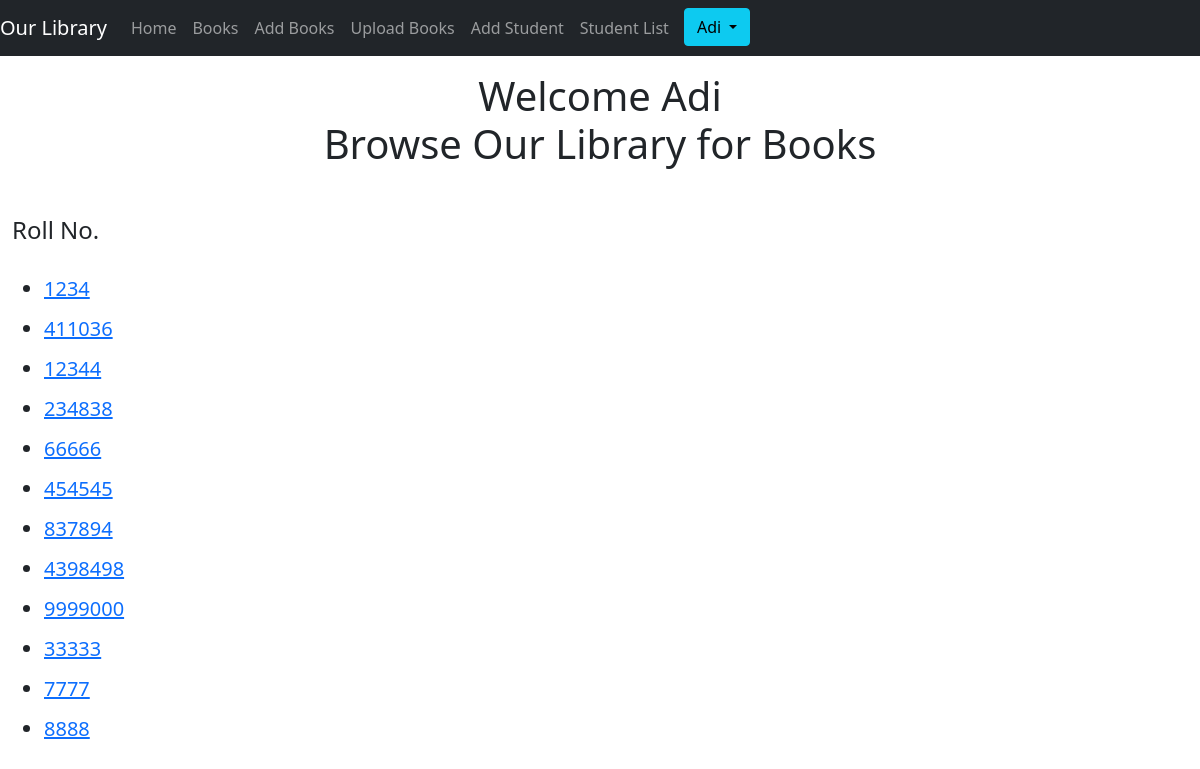
/studentlist/ (signed in), run on the app's committed database.
### app/models.py (models this page shows, shortened)
class Student(models.Model):
    name = models.CharField(max_length=100)
    roll_no = models.CharField(max_length=10,unique=True)
    email = models.EmailField(unique=True)
    phone_no = models.CharField(max_length=10,unique=True)
    total_books_due = models.IntegerField(default=0)
    img = models.ImageField(upload_to = 'profile')

### app/views.py (the view)
# urls.py: path('studentlist/', views.StudentList, name='studentlist'),
@login_required
def StudentList(request):
    students = Student.objects.all()
    return render(request,"student_list.html",{"students":students})

### templates/student_list.html
{% extends 'home.html' %}
{% block content %}
    <div class="bg bg-white">
        <h4>Roll No.</h4><br>
        {% for s in students %}
            <ul>
                <h5><li><a href="{% url 'studentdetail' pk=s.id %}">{{ s.roll_no }}</a></li></h5>
            </ul>
        {% endfor %}
    </div>
{% endblock %}

### templates/home.html (shortened to what this page needs)
{% load static %}
<!doctype html>
<html lang="en">
  <head>
    <link href="https://cdn.jsdelivr.net/npm/bootstrap@5.1.0/dist/css/bootstrap.min.css" rel="stylesheet">
  </head>
  <body>
    <nav class="navbar navbar-expand-md navbar-dark fixed-top bg-dark">
        <a class="navbar-brand" href="{% url 'home' %}">Our Library</a>
        <div class="collapse navbar-collapse" id="navbarNav">
          <ul class="navbar-nav">
            <li class="nav-item active">
              <a class="nav-link" href="{% url 'home' %}">Home</a>
            </li>
            <li class="nav-item active">
              <a class="nav-link" href="{% url 'booklist' %}">Books</a>
            </li>
            {%if request.user.is_authenticated%}
            <li class="nav-item active">
              <a class="nav-link" href="{%url 'bookcreate'%}">Add Books</a>
            </li>
            <li class="nav-item active">
              <a class="nav-link" href="{%url 'bookupload'%}">Upload Books</a>
            </li>
            <li class="nav-item active">
              <a class="nav-link" href="{%url 'studentcreate'%}">Add Student</a>
            </li>
            <li class="nav-item active">
              <a class="nav-link" href="{%url 'studentlist'%}">Student List</a>
            </li>
            <div class="dropdown float" style="margin-left: 7px;">
              <button type="button" class="btn btn-info dropdown-toggle" data-toggle="dropdown">
                {{ request.user }}
              </button>
            </div>
            {%endif%}
          </ul>
        </div>
        <br>
      </nav>
      <br>
      <br>
      <br>
    <div class="container bg bg-white">
        <center>
            <h1>
               Welcome {%if request.user.is_authenticated%} {{ request.user }}<br>
                Browse Our Library for Books{%else%}Visitor{%endif%}
            </h1>
        </center>
    </div>
    <div class="row mt-5 mx-auto">
        <div class="col-sm-10">
            {% block content %} {% endblock %}
        </div>
    </div>
  </body>
</html>

### data on the page
Student: roll_no "1234"
Student: roll_no "411036"
Student: roll_no "12344"
Student: roll_no "234838"
Student: roll_no "66666"
Student: roll_no "454545"
Student: roll_no "837894"
Student: roll_no "4398498"
Student: roll_no "9999000"
Student: roll_no "33333"
Student: roll_no "7777"
Student: roll_no "8888"

### other printed values
{{ request.user }} "Adi"
